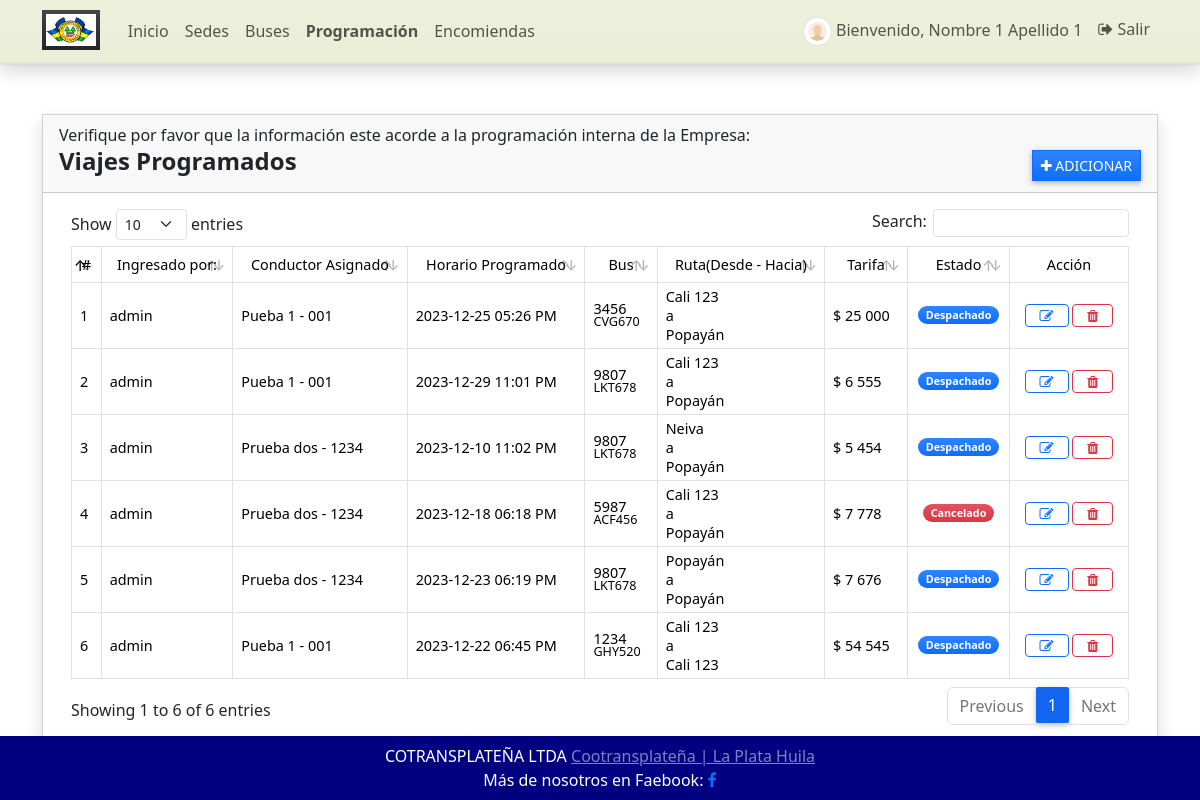
The app's page /programacion (signed in) with its own data.
### GestorApp/models.py (models this page shows, shortened)
class Programacion(models.Model):
    codigo = models.CharField(max_length=100)
    bus = models.ForeignKey(Bus, on_delete=models.CASCADE)
    conductor = models.ForeignKey(Conductor, on_delete=models.CASCADE)
    origen = models.ForeignKey(Sede, on_delete=models.CASCADE, related_name='origen')
    destino = models.ForeignKey(Sede, on_delete=models.CASCADE, related_name='destino')
    programacion = models.DateTimeField()
    precio = models.IntegerField(default=0, validators=[MinValueValidator(5000), MaxValueValidator(75000)])
    estado = models.CharField(max_length=2, choices=(('0','Cancelado'),('1','Despachado')), default=1)
    fecha_creado = models.DateTimeField(default=timezone.now)
    fecha_actualizado = models.DateTimeField(auto_now=True)
    class Meta:
        verbose_name_plural = 'Programación'

class Conductor(models.Model): #
    conductor = models.CharField(max_length=100)
    codigo = models.CharField(max_length=100)
    cedula = models.CharField(max_length=100)
    estado = models.CharField(max_length=2, choices=(('1', 'Activo'), ('2', 'Inactivo')), default=1)
    def __str__(self):
        return str(self.conductor + ' - ' + self.codigo)
    class Meta:
        verbose_name_plural = 'Conductores'

class Bus(models.Model):
    propietario = models.ForeignKey(Propietario, on_delete=models.CASCADE, blank=True, null=True)
    numero_bus = models.CharField(max_length=5)
    placa_bus = models.CharField(max_length=8)
    asientos = models.PositiveIntegerField(default=0, validators=[MinValueValidator(1), MaxValueValidator(50)])
    estado = models.CharField(max_length=2, choices=(('1', 'Activo'), ('2', 'Inactivo'), ), default=1)
    fecha_creado = models.DateTimeField(default=timezone.now)
    fecha_actualizado = models.DateTimeField(auto_now=True)
    class Meta:
        verbose_name_plural = 'Buses'

class Sede(models.Model):
    sede = models.CharField(max_length=250)
    tipo = models.CharField(max_length=2, choices=(('1','Terminal'),('2','Oficina'),('3','Paradero')), default='1')
    fecha_creado = models.DateTimeField(default=timezone.now)
    fecha_actualizado = models.DateTimeField(auto_now=True)
    def __str__(self):
        return self.sede

### GestorApp/views.py (the view)
# urls.py: path('programacion', views.programacion, name='programacion-pagina'),
@login_required
def programacion(request: HttpRequest):
    context['page_title'] = "Progamación"
    programaciones = Programacion.objects.all()
    context['programaciones'] = programaciones
    return render(request, 'programacion.html', context)

### GestorApp/forms.py
class ActualizarContrasena(PasswordChangeForm):
    old_password = forms.CharField(
        widget=forms.PasswordInput(attrs={'class': 'form-control form-control-sm rounded-0'}),
        label="Contraseña Anterior")
    new_password1 = forms.CharField(
        widget=forms.PasswordInput(attrs={'class': 'form-control form-control-sm rounded-0'}),
        label="Nueva Constraseña")
    new_password2 = forms.CharField(
        widget=forms.PasswordInput(attrs={'class': 'form-control form-control-sm rounded-0'}),
        label="Confirmar Nueva Contraseña")
    class Meta:
        model = User
        fields = ('old_password', 'new_password1', 'new_password2')

### GestorApp/templates/programacion.html (shortened to what this page needs)
{% extends 'base.html' %}
{% load customfilter %}
{% load humanize %}
{% block Contenido %}
<div class="col-lg-12 col-md-12 col-sm-12 col-xs-12">
    <div class="card card-default rounded-0 shadow ">
        <div class="card-header">
              <h7>Verifique por favor que la información este acorde a la programación interna de la Empresa: </h7>
            <div class="d-flex w-100 align-items-center justify-content-between">
                <h4 class="card-title fw-bold">Viajes Programados</h4>
                <div class="tools">
                    <button type="button" class="btn btn-primary rounded-0 bg-gradient btn-sm" id='add_new'><i class="fa fa-plus"></i> Adicionar</button>
                </div>
            </div>
        </div>
        <div class="card-body">
            <div class="container-fluid">
                <table class="table table-bordered" id="despacho-lista">
                    <thead>
                        <tr class="bg-gradient bg-primary bg-opacity-50 text-light">
                            <th class="px-2 py-2 text-center">#</th>
                            <th class="px-2 py-2 text-center">Ingresado por:</th>
                            <th class="px-2 py-2 text-center">Conductor Asignado</th>
                            <th class="px-2 py-2 text-center">Horario Programado</th>
                            <th class="px-2 py-2 text-center">Bus  </th>
                            <th class="px-2 py-2 text-center">Ruta(Desde - Hacia)</th>
                            <th class="px-2 py-2 text-center">Tarifa</th>
                            <th class="px-2 py-2 text-center">Estado</th>
                            <th class="px-2 py-2 text-center">Acción</th>
                        </tr>
                    </thead>
                    <tbody>
                        {% for programacion in programaciones %}
                        <tr>
                            <td class="px-2 py-3 align-middle">{{ forloop.counter }}</td>
                            <td class="px-2 py-1 align-middle">{{ user.username }}</td>
                            <td class="px-2 py-1 align-middle">{{ programacion.conductor }}</td>
                           <td class="px-2 py-1 align-middle">{{ programacion.programacion|date:"Y-m-d h:i A" }}</td>
                            <td class="px-2 py-1 align-middle">
                                <div class="lh-1">
                                    <div>{{ programacion.bus.numero_bus }}</div>
                                    <small>{{ programacion.bus.placa_bus }}</small>
                                </div>
                            </td>
                            <td class="px-2 py-1 align-center">
                                    <div class="text-align-center">{{ programacion.origen }}</div>
                                              a
                                    <div>{{ programacion.destino }}</div>
                            </td>
                            <td class="px-2 py-1 align-middle"> $ {{ programacion.precio|intcomma }}</td>
                            <td class="px-1 py-1 align-middle text-center">
                                    {% if programacion.estado == '1' %}
                                <span class="badge bg-primary bg-gradient rounded-pill px-2">Despachado</span> {% else %}
                                <span class="badge bg-danger bg-gradient rounded-pill px-2">Cancelado</span> {% endif %}
                            </td>
                            <td class="px-2 py-1 align-middle text-center">
                                <a class="btn btn-outline-primary btn-sm edit-data" href="javascript:void(0)" data-id="{{ programacion.pk }}" title="Editar">
                                    <i class="fa fa-edit"></i>
                                </a>
                                <button class="btn btn-outline-danger btn-sm delete-data" type="button" data-id="{{ programacion.pk }}" title="Eliminar">
                                    <i class="fa fa-trash"></i>
                                </button>
                            </td>
                        </tr>
                        {% endfor %}
                    </tbody>
                </table>
            </div>
        </div>
    </div>
</div>
{% endblock Contenido %}

### GestorApp/templates/barraNavegacion.html (shortened to what this page needs)
{% load static %}
<header>
    <nav class="navbar navbar-expand-lg navbar-cian bg-cian bg-gradient fixed-top shadow border-bottom navbar-custom">
        <div class="container">
            <a class="navbar-brand" target="_blank" href="{% url 'inicio' %}">
                <img src="{{ MEDIA_URL }}media/default/logo.png" height="16" alt="{{ MEDIA_URL }}" loading="lazy" class="bg-dark bg-gradient px-1 py-1" style="margin-top: -3px;" />
            </a>
            <div class="collapse navbar-collapse" id="navbar01">
                <ul class="navbar-nav me-auto mb-2 mb-lg-0" id="topNav">
                    <li class="nav-item">
                        <a class="nav-link" aria-current="page" href="{% url 'inicio' %}">Inicio</a>
                    </li>
                    {% if user.id %}
                    <li class="nav-item">
                        <a class="nav-link" aria-current="page" href="{% url 'sede-pagina' %}">Sedes</a>
                    </li>
                    <li class="nav-item">
                        <a class="nav-link" aria-current="page" href="{% url 'bus-pagina' %}">Buses</a>
                    </li>
                    <li class="nav-item">
                        <a class="nav-link" aria-current="page" href="{% url 'programacion-pagina' %}">Programación</a>
                    </li>
                      <li class="nav-item">
                        <a class="nav-link" aria-current="page" href="{% url 'encomienda-pagina' %}">Encomiendas</a>
                    </li>
                    {% endif %}
                </ul>
                <ul class="navbar-nav d-flex flex-row">
                    {% if user.id %} {% if user.profile.user_type == 1 %} {% endif %}
                    <li class="nav-item me-3 me-lg-0">
                        <a class="nav-link" href="{% url 'perfil' %}">
                            <span class="me-1"><img src="{{ MEDIA_URL }}media/default/default-avatar.png" alt="User Avatar" id="user-avatar" class="img-thumbnail rounded-circle"></span>Bienvenido, {{ user.first_name }} {{user.last_name}}
                        </a>
                    </li>
                    <li class="nav-item me-3 me-lg-0">
                        <a class="nav-link" href="{% url 'logout' %}"><i class="fa fa-sign-out">  </i> Salir</a>
                    </li>
                    {% else %}
                    <li class="nav-item me-3 me-lg-0">
                        <a class="nav-link" href="{% url 'login' %}"><i class="fa fa-user" aria-hidden="true"> </i> Logeo </a>
                    </li>
                    {% endif %}
                </ul>
            </div>
        </div>
    </nav>
    </header>

### static/assets/default/css/style.css (style rules this page uses)
html, body { height: 100%; width: 100%; max-height: 100%; overflow: auto; display: flex; flex-direction: column; }
body>header { flex-shrink: auto; }
#user-avatar { width: 1.8rem; height: 1.8rem; object-fit: scale-down; object-position: center center; }
.navbar-brand>img { height: 2em; }
.nav-item.active a.nav-link { font-weight: bolder !important; }

### GestorApp/templates/barraNavegacion.html (style rules this page uses)
.navbar-custom { background-color: #eaeed6; }

### records on screen
Programacion: conductor "Pueba 1 - 001", programacion "2023-12-25 05:26 PM", bus.numero_bus "3456", bus.placa_bus "CVG670", origen "Cali 123", destino "Popayán", precio "25 000", estado "Despachado"
Programacion: conductor "Pueba 1 - 001", programacion "2023-12-29 11:01 PM", bus.numero_bus "9807", bus.placa_bus "LKT678", origen "Cali 123", destino "Popayán", precio "6 555", estado "Despachado"
Programacion: conductor "Prueba dos - 1234", programacion "2023-12-10 11:02 PM", bus.numero_bus "9807", bus.placa_bus "LKT678", origen "Neiva", destino "Popayán", precio "5 454", estado "Despachado"
Programacion: conductor "Prueba dos - 1234", programacion "2023-12-18 06:18 PM", bus.numero_bus "5987", bus.placa_bus "ACF456", origen "Cali 123", destino "Popayán", precio "7 778", estado "Cancelado"
Programacion: conductor "Prueba dos - 1234", programacion "2023-12-23 06:19 PM", bus.numero_bus "9807", bus.placa_bus "LKT678", origen "Popayán", destino "Popayán", precio "7 676", estado "Despachado"
Programacion: conductor "Pueba 1 - 001", programacion "2023-12-22 06:45 PM", bus.numero_bus "1234", bus.placa_bus "GHY520", origen "Cali 123", destino "Cali 123", precio "54 545", estado "Despachado"

### other values on screen
{{ user.first_name }} "Nombre 1"
{{ user.last_name }} "Apellido 1"
{{ user.username }} "admin"
